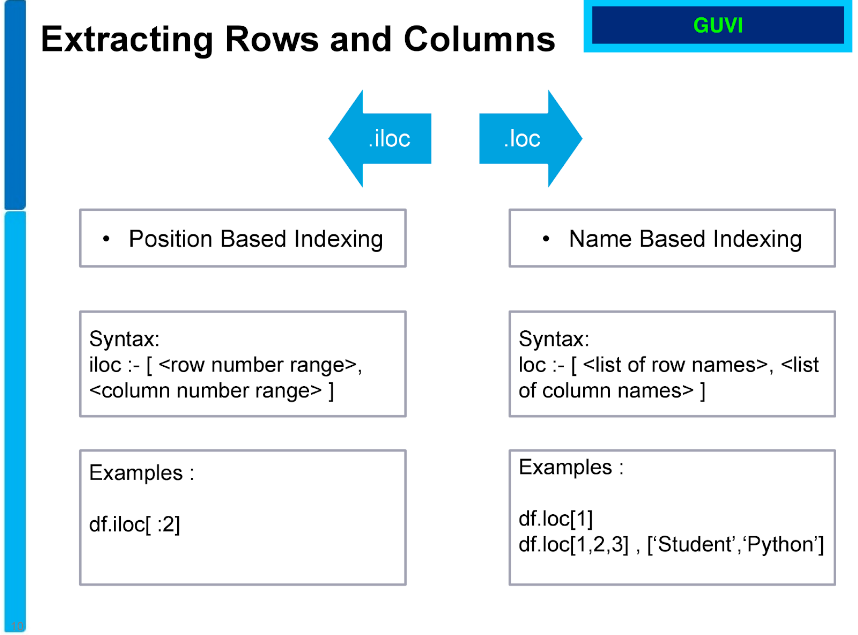
#> input picture Images/Week_06/10.1.png, 858 x 635 px, found by its file name
$ jupyter execute --allow-errors W6_D10_04_NOV_23.ipynb
#> lines starting #> are read from the running program, lines starting #| are printed output that depends on the picture
[cell 1]
import IPython.display as display
from PIL import Image
import pandas as pd

## VIII. loc & iloc

Indexing a DataFrame using iloc[]:

** .iloc [1:m, 1:n] – **  is used to select or index rows based on their position from 1 to m rows and 1 to n columns
Indexing a DataFrame using .loc[ ] :

This function selects data by the label of the rows and columns. The df.loc indexer selects data in a different way than just the indexing operator. It can select subsets of rows or columns. It can also simultaneously select subsets of rows and columns.

[cell 2]
image_01 = Image.open("/content/drive/MyDrive/2023-24/courses/Advanced-Programming-and-Machine-Learning-IITM/Images/Week_06/10.1.png")
#> image_01 is the input picture: PIL image 858x635 RGBA; mean R, G, B, A 228.1, 237.5, 242.2, 255
display.display(image_01)

### Ind Ex:1 Name based row slicing

[cell 3]
names = ['Ram', 'John', 'Abdul','Siva', 'Adam', 'Rahman']
physics =  [45, 40, 60, 80, 90, 75]
maths =[60,75,90,65,80,60]
scores = { 'Names':names, 'Physics':physics, 'Maths':maths } # converted dict
scores_df = pd.DataFrame(scores,index= names)  #DataFrame
print(scores_df)

[cell 4]
scores_df

[cell 5]
scores_df.loc[['Ram']]

### Ind Ex:2 Name based row slicing (multiple rows)

[cell 6]
scores_df.loc[['Ram','Abdul']]

### Ind Ex:3 Slicing based on column

[cell 7]
scores_df.loc[:,['Physics']]

### Ind Ex:4 Name based row slicing , with specific column

[cell 8]
scores_df.loc[['Ram'],['Physics']]

### Ind Ex:5 Name based row slicing , multiple rows with specific column

[cell 9]
scores_df

[cell 10]
scores_df.loc[['Ram','Abdul'],['Physics']]

### Ind Ex:6 Name based row slicing , multiple rows with multiple columns

[cell 11]
scores_df.loc[['Ram','Abdul'],['Physics','Names']]

[cell 12]
scores_df.loc['Ram':'Abdul','Physics':'Maths']

### Ind Ex:7 Slicing, fetch only the second and third row

[cell 13]
scores_df

[cell 14]
scores_df.iloc[[1,2]]      # iloc - index value

### We get error

#> (a cell that did not finish here is left out)

### Ind Ex:8 Slicing, fetch only the first and fourth row details

[cell 16]
scores_df.iloc[[0,3],[1,2]]

### Ind Ex:9 Index based row slicing

[cell 17]
scores_df.iloc[0:5]          # Row from 1st to 6th

### Ind Ex:10 Index based row and column slicing

[cell 18]
scores_df.iloc[1:4,0:2]

### Ind Ex:11 Adding rows using loc

#### Add a columns or a row

[cell 19]
scores_df

#### Creating new column

[cell 20]
scores_df['Class']="Tenth"       # Single values to all the rows
scores_df

[cell 21]
scores_df['History']=[60,70,80,90,95,97]    # Multiple values to columns
scores_df

[cell 22]
scores_df.shape

#### Adding new row

[cell 23]
scores_df.loc['kumar']=['Kumar',80,70,'Ninth',60]
scores_df

[cell 24]
# new column capital 'K'

# its case sensitive
scores_df.loc['Kumar']=['Kumar',80,70,60,'Ninth']    # Adding rows
scores_df

## IX. Sort

### Ex:1 Sort the dataframe by index in ascending order

[cell 25]
scores_df=scores_df.sort_index()  # by default ascending order
scores_df

### Ex:2 Sort the dataframe by index single column - Ascending order

[cell 26]
scores_df.sort_values(by='Maths')

### Ex:3 Sort the dataframe by index single column - Descending order

[cell 27]
scores_df.sort_values(by='Maths',ascending=0)

### Ex:4 Sort the dataframe by multiple columns

[cell 28]
scores_df.sort_values(by=['Maths', 'Physics'],ascending=[True,False])

[cell 29]
scores_df.sort_values(by=['Maths', 'Physics'],ascending=[True,True])

## X. Rank

[cell 30]
image_02 = Image.open("/content/drive/MyDrive/2023-24/courses/Advanced-Programming-and-Machine-Learning-IITM/Images/Week_06/10.2.png")
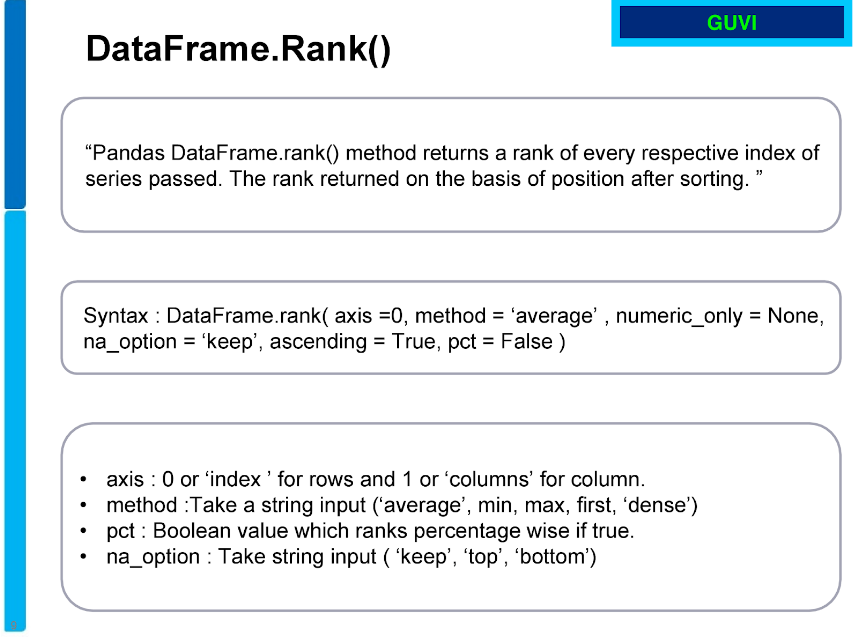
#> input picture Images/Week_06/10.2.png, 854 x 637 px, found by its file name
#> image_02 is the input picture: PIL image 854x637 RGBA; mean R, G, B, A 230.3, 236.3, 239.6, 255
display.display(image_02)

### Ex:1 Create a rank column and pass the returned rank series

**The rank() function is used to compute the rank of each value in the "Maths" column. It assigns a unique rank to each value based on their relative positions in the column, with ties being handled based on the method used (default is "average").**

[cell 31]
scores_df["Maths_Rank"] = scores_df["Maths"].rank()
scores_df

[cell 32]
scores_df.sort_values(by='Maths',ascending=0,inplace = True)
scores_df          # descending order

[cell 33]
scores_df["Maths_Rank1"] = scores_df["Maths"].rank()
scores_df

### Ex:2 Create a rank column and pass the returned rank series (rank in descending order)

[cell 34]
scores_df["Maths_Rank2"] = scores_df["Maths"].rank(ascending=0)
scores_df

### Ex:3 Create a rank column using 'min' method

[cell 35]
scores_df["Maths_Rank3"] = scores_df["Maths"].rank(ascending=0,method='min')
scores_df

### Ex:4 Create a rank column using 'dense' method

**The rank() function is used to compute the ranks. The additional parameters are:**

ascending=0: This parameter specifies that the ranking should be in descending order. In other words, the highest values will have the lowest rank (1 for the highest value). method='dense': This parameter specifies the method for handling ties (when multiple values are the same). The 'dense' method assigns the same rank to tied values and then increments the rank by 1 for the next distinct value.

[cell 36]
scores_df["Maths_Rank4"] = scores_df["Maths"].rank(ascending=0,method='dense')
scores_df

## VIII Reading data from various sources.

1. CSV = pd.read_csv('train.csv')

2. XLSX files = pd.read_excel('train.xlsx', sheetname = 'Invoice')

3. ZIP files =
           * import zipfile
           * archive = zipfile.ZipFile('T.zip', 'r')
           * df = archive.read('train.csv')

4. Text (txt) =
          * text_file = open("text.txt", "r")
          * lines = text_file.read()

5. JSON file = pd.read_json('train.json')

6. XML file =
            * import xml.etree.ElementTree as ET
            * tree = ET.parse('train.xml')
            * root = tree.getroot()
            * print root.tag

7. HDF =  pd.read_hdf('train.h5')

### Read the mtcars.csv

#> (a cell that did not finish here is left out)

[cell 38]
#exl=pd.read_excel('Book1.xlsx')
#exl

# Pandas - Part II

## I. Concatenate
**concat() function does all of the heavy lifting of performing concatenation operations along an axis while performing optional set logic (union or intersection) of the indexes (if any) on the other axes.**

[cell 39]
image_03 = Image.open("/content/drive/MyDrive/2023-24/courses/Advanced-Programming-and-Machine-Learning-IITM/Images/Week_06/10.3.png")
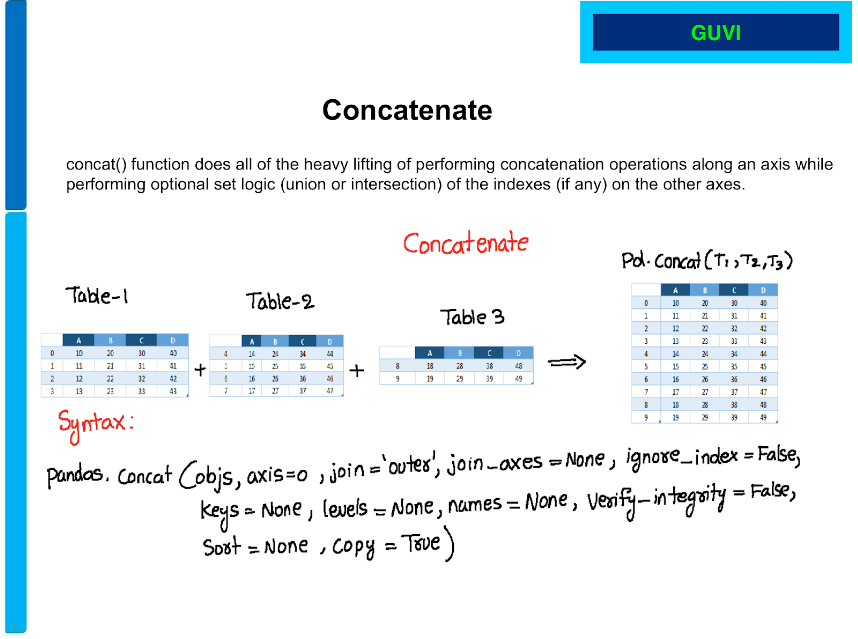
#> input picture Images/Week_06/10.3.png, 858 x 639 px, found by its file name
#> image_03 is the input picture: PIL image 858x639 RGBA; mean R, G, B, A 229.7, 238, 242.4, 255
display.display(image_03)

### Series Ex:1 Combine DataFrame objects

[cell 40]
Table1 = pd.DataFrame({'A': ['10', '11', '12', '13'],
                   'B': ['20', '21', '22', '23'],
                   'C': ['30', '31', '32', '33'],
                   'D': ['40', '41', '42', '43']},
                   index=[0, 1, 2, 3])
Table1

[cell 41]
Table2 = pd.DataFrame({'A': ['14', '15', '16', '17'],
                   'B': ['24', '25', '26', '27'],
                   'C': ['34', '35', '36', '37'],
                   'D': ['44', '45', '46', '47']},
                   index=[4, 5, 6, 7])
Table2

[cell 42]
Table3 = pd.DataFrame({'A': ['18', '19'],
                   'B': ['28', '29'],
                   'C': ['38', '39'],
                   'D': ['48', '49']},
                  index=[8, 9])
Table3

[cell 43]
df = [Table1, Table2, Table3]
df

[cell 44]
pd.concat(df, axis=0, join='outer', ignore_index=False,
         keys=None, levels=None, names=None, verify_integrity=False,
         copy=True)

[cell 45]
image_04 = Image.open("/content/drive/MyDrive/2023-24/courses/Advanced-Programming-and-Machine-Learning-IITM/Images/Week_06/10.4.png")
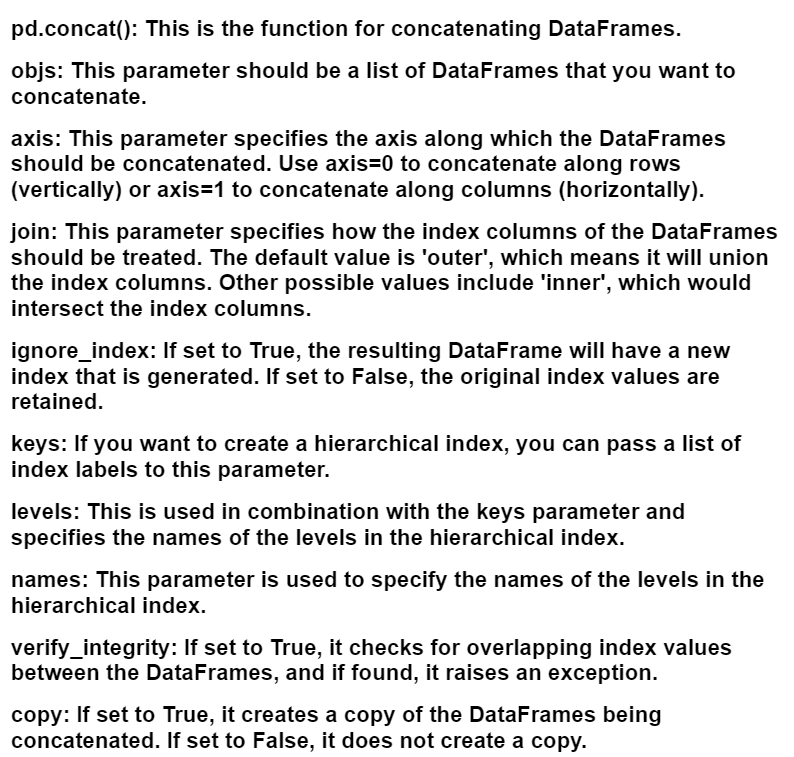
#> input picture Images/Week_06/10.4.png, 794 x 757 px, found by its file name
#> image_04 is the input picture: PIL image 794x757 RGBA; mean R, G, B, A 225.1, 225.1, 225.1, 255
display.display(image_04)

[cell 46]
Data = pd.concat([Table1, Table2, Table3])
Data

### Concat Ex:2 Adding hierarchical index

[cell 47]
pd.concat(df, keys=['x', 'y', 'z'])

### Series Ex:3 Combine DataFrames with overlapping columns and return only those that are shared

[cell 48]
Output = pd.concat([Table1, Table2], axis=1, join='inner')         #,join_axes=[df1.index]
Output

[cell 49]
Output = pd.concat([Table1, Table2], axis=1)
Output

[cell 50]
Output = pd.concat([Table1, Table2], axis=1)
Output

## II. Merge

[cell 51]
image_05 = Image.open("/content/drive/MyDrive/2023-24/courses/Advanced-Programming-and-Machine-Learning-IITM/Images/Week_06/10.5.png")
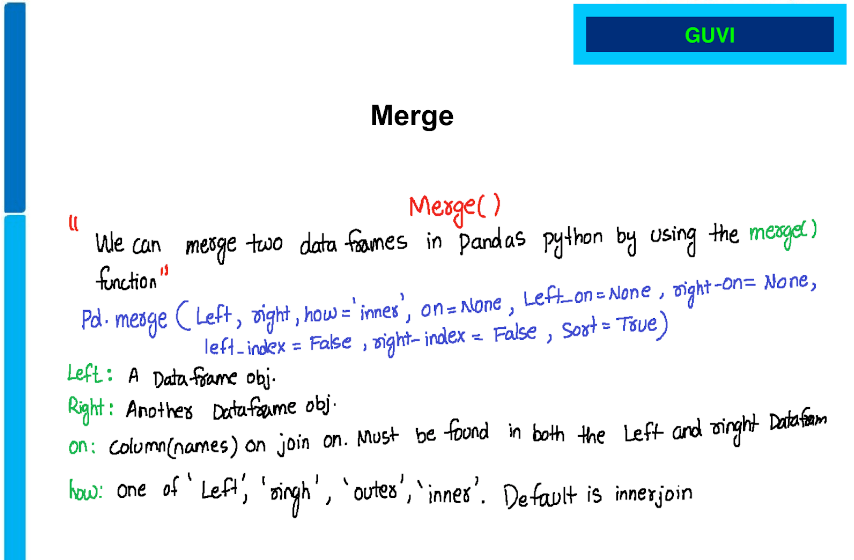
#> input picture Images/Week_06/10.5.png, 854 x 560 px, found by its file name
#> image_05 is the input picture: PIL image 854x560 RGBA; mean R, G, B, A 230.5, 238.8, 243.7, 255
display.display(image_05)

[cell 52]
left_frame = pd.DataFrame({'key': range(5),
                          'left_value': ['a', 'b', 'c', 'd', 'e']})
left_frame

[cell 53]
right_frame = pd.DataFrame({'key': range(2, 7),
                          'right_value': ['f', 'g', 'h', 'i', 'j']})
right_frame

### Inner Join

[cell 54]
image_06 = Image.open("/content/drive/MyDrive/2023-24/courses/Advanced-Programming-and-Machine-Learning-IITM/Images/Week_06/10.6.png")
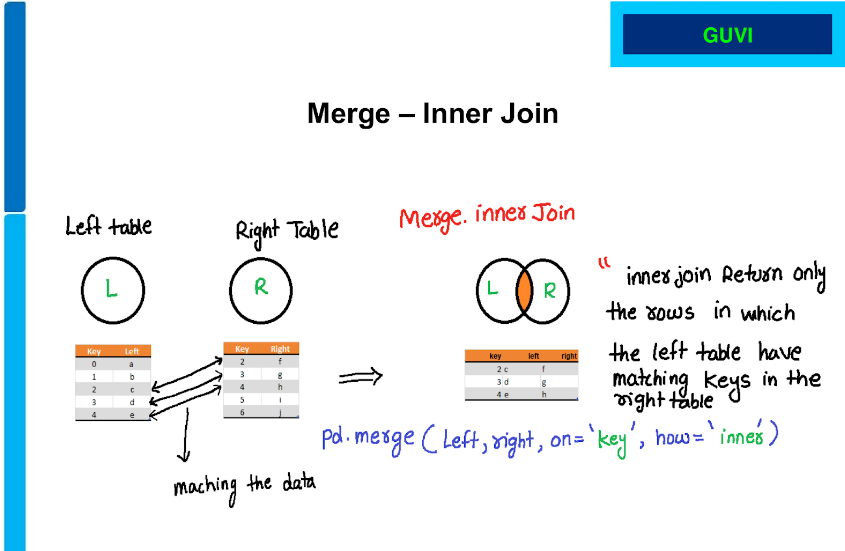
#> input picture Images/Week_06/10.6.png, 845 x 551 px, found by its file name
#> image_06 is the input picture: PIL image 845x551 RGBA; mean R, G, B, A 230.9, 237.7, 241.1, 255
display.display(image_06)

[cell 55]
left_frame

[cell 56]
right_frame

[cell 57]
pd.merge(left_frame, right_frame, on='key', how='inner')

### Outer Join

#> (a cell that did not finish here is left out)

[cell 59]
pd.merge(left_frame, right_frame, on='key', how='outer')

### Right Join

#> (a cell that did not finish here is left out)

[cell 61]
pd.merge(left_frame, right_frame, on='key', how='right')

### Left Join

#> (a cell that did not finish here is left out)

[cell 63]
pd.merge(left_frame, right_frame, on='key', how='left')

## III. Reshape:

1. stack
2. unstack
3. melt

**Create multiple header dataframe:**

[cell 64]
header = pd.MultiIndex.from_product([['3_Months','6_Months'],['Python','ML']])
d=([[12,45,67,56],[78,89,45,67],[45,67,89,90],[67,44,56,55]])

[cell 65]
df = pd.DataFrame(d,
                 index=['Jony','Anil','Sunil','Rocky'],
                 columns=header)
df

## IV. Stack

#> (a cell that did not finish here is left out)

**Note:** Stack() Function in dataframe stacks the column to rows at level 1 (default).

### Stack Ex:1

[cell 67]
df

[cell 68]
stacked_df=df.stack()
#> stacked_df = table of 8 rows and 2 columns
stacked_df
#> Out = table of 8 rows and 2 columns

[cell 69]
stacked_df=df.stack(level=1)
stacked_df

### Stack Ex:2

stack(level=0)

[cell 70]
stacked_df=df.stack(level=0)
stacked_df

### Stack Ex:3

stack(level=1)

[cell 71]
stacked_df=df.stack()
stacked_df

## V. Unstack

**unstack() Function in dataframe unstacks the row to columns . Basically it’s a reverse of stacking**

#> (a cell that did not finish here is left out)

[cell 73]
# unstack the dataframe

unstacked_df = stacked_df.unstack()
#> unstacked_df = table of 4 rows and 4 columns
unstacked_df
#> Out = table of 4 rows and 4 columns

## VI. Melt

#> (a cell that did not finish here is left out)

**The pd.melt() function in the Pandas library is used to transform or reshape a DataFrame from a wide format to a long format. It's a useful tool when you want to restructure your data to make it more suitable for certain types of analysis, visualization, or modeling. Here are some common use cases for using pd.melt().**

[cell 75]
data = pd.DataFrame({
   'Name': ['Alice', 'Bob', 'Charlie'],
   'Math_Score': [90, 85, 78],
   'English_Score': [88, 76, 92],
   'History_Score': [75, 82, 89]
})
#> data = table of 3 rows and 4 columns
data
#> Out = table of 3 rows and 4 columns

**we've melted the original DataFrame, converting it from a wide format with subject-specific columns to a long format where each row represents a student, their subject, and their score. This long format can be more suitable for various types of analysis and visualization.**

[cell 76]
melted_data = pd.melt(data, id_vars=['Name'], var_name='Subject', value_name='Score')
#> melted_data = table of 9 rows and 3 columns
melted_data
#> Out = table of 9 rows and 3 columns
